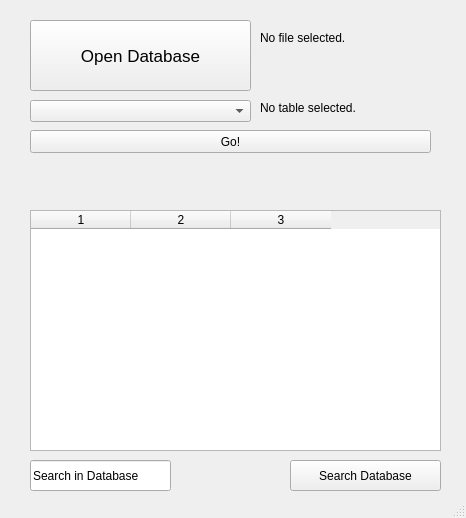
<?xml version="1.0" encoding="UTF-8"?>
<ui version="4.0">
 <class>mainWindow</class>
 <widget class="QMainWindow" name="mainWindow">
  <property name="geometry">
   <rect>
    <x>0</x>
    <y>0</y>
    <width>466</width>
    <height>518</height>
   </rect>
  </property>
  <property name="windowTitle">
   <string>Database Viewer</string>
  </property>
  <widget class="QWidget" name="centralwidget">
   <widget class="QTableWidget" name="tableWidget">
    <property name="geometry">
     <rect>
      <x>30</x>
      <y>210</y>
      <width>411</width>
      <height>241</height>
     </rect>
    </property>
    <property name="styleSheet">
     <string notr="true"/>
    </property>
    <property name="editTriggers">
     <set>QAbstractItemView::NoEditTriggers</set>
    </property>
    <column>
     <property name="text">
      <string>1</string>
     </property>
    </column>
    <column>
     <property name="text">
      <string>2</string>
     </property>
    </column>
    <column>
     <property name="text">
      <string>3</string>
     </property>
    </column>
   </widget>
   <widget class="QPushButton" name="BW_orderhis_B_refresh">
    <property name="geometry">
     <rect>
      <x>290</x>
      <y>460</y>
      <width>151</width>
      <height>31</height>
     </rect>
    </property>
    <property name="cursor">
     <cursorShape>PointingHandCursor</cursorShape>
    </property>
    <property name="text">
     <string>Search Database</string>
    </property>
    <property name="icon">
     <iconset>
      <normaloff>C:/Users/alexa/Downloads/Icons/icons/arrow-retweet.png</normaloff>C:/Users/alexa/Downloads/Icons/icons/arrow-retweet.png</iconset>
    </property>
    <property name="iconSize">
     <size>
      <width>32</width>
      <height>32</height>
     </size>
    </property>
   </widget>
   <widget class="QLineEdit" name="lineEdit">
    <property name="geometry">
     <rect>
      <x>30</x>
      <y>460</y>
      <width>141</width>
      <height>31</height>
     </rect>
    </property>
    <property name="text">
     <string>Search in Database</string>
    </property>
   </widget>
   <widget class="QPushButton" name="selectFile">
    <property name="geometry">
     <rect>
      <x>30</x>
      <y>20</y>
      <width>221</width>
      <height>71</height>
     </rect>
    </property>
    <property name="font">
     <font>
      <pointsize>13</pointsize>
     </font>
    </property>
    <property name="cursor">
     <cursorShape>PointingHandCursor</cursorShape>
    </property>
    <property name="mouseTracking">
     <bool>false</bool>
    </property>
    <property name="text">
     <string>Open Database</string>
    </property>
    <property name="icon">
     <iconset>
      <normaloff>../Assets/opendb.png</normaloff>../Assets/opendb.png</iconset>
    </property>
    <property name="iconSize">
     <size>
      <width>30</width>
      <height>30</height>
     </size>
    </property>
    <property name="checkable">
     <bool>false</bool>
    </property>
   </widget>
   <widget class="QComboBox" name="comboBox">
    <property name="geometry">
     <rect>
      <x>30</x>
      <y>100</y>
      <width>221</width>
      <height>22</height>
     </rect>
    </property>
   </widget>
   <widget class="QPushButton" name="gobutton">
    <property name="geometry">
     <rect>
      <x>30</x>
      <y>130</y>
      <width>401</width>
      <height>23</height>
     </rect>
    </property>
    <property name="cursor">
     <cursorShape>PointingHandCursor</cursorShape>
    </property>
    <property name="text">
     <string>Go!</string>
    </property>
   </widget>
   <widget class="QLabel" name="databaseLabel">
    <property name="geometry">
     <rect>
      <x>260</x>
      <y>30</y>
      <width>161</width>
      <height>16</height>
     </rect>
    </property>
    <property name="text">
     <string>No file selected.</string>
    </property>
   </widget>
   <widget class="QLabel" name="tableLabel">
    <property name="geometry">
     <rect>
      <x>260</x>
      <y>100</y>
      <width>171</width>
      <height>16</height>
     </rect>
    </property>
    <property name="text">
     <string>No table selected.</string>
    </property>
   </widget>
  </widget>
  <widget class="QStatusBar" name="statusbar"/>
 </widget>
 <resources/>
 <connections/>
</ui>
